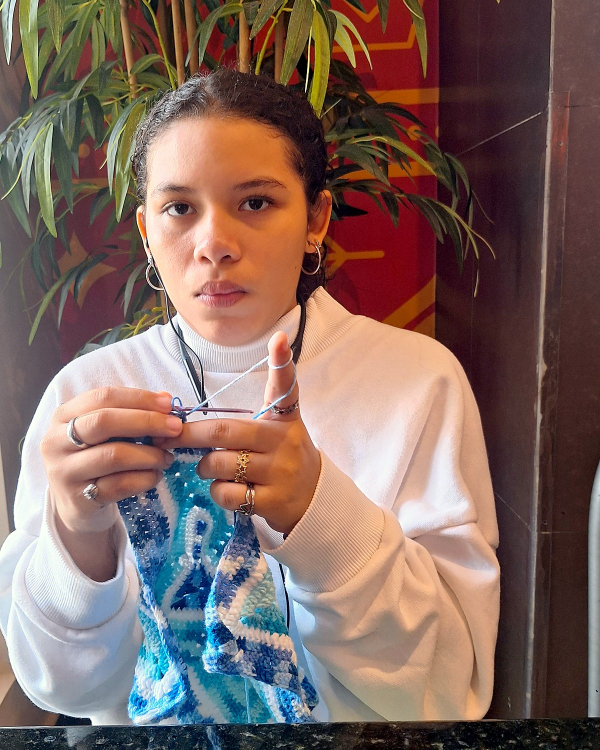
#> input picture src/content/gallery/galeria-01/galeria-01.jpg, 1200 x 1500 px (shown at 1/2 size)
$ python -i edit-gallery.py   (imports and definitions only)
#> lines starting #> are read from the running program, lines starting #| are printed output that depends on the picture
#> further down, picture is the input picture: PIL image 1200x1500 RGB; mean R, G, B 128.4, 103.7, 96.4
# One-shot photo editor for the "sobre mí" gallery.
# Crops each photo to 4:5 around a chosen focus (removing watermarks and edge distractions),
# then evens out exposure, contrast and color so the set looks consistent.
# Usage: python scripts/edit-gallery.py <source_dir> <out_dir>
import math
import sys
from pathlib import Path

import pillow_heif
from PIL import Image, ImageEnhance, ImageFilter, ImageOps, ImageStat

# [1 line not run here, left out]

OUT_W, OUT_H = 1200, 1500  # 4:5

# file, (center x, center y, crop width) as fractions of the oriented photo, output name
PHOTOS = [
    ('20240511_124816.heic', (0.56, 0.48, 0.74), 'galeria-01'),
    ('20241110_185905.jpg', (0.50, 0.52, 1.00), 'galeria-02'),
    ('20241120_095023.jpg', (0.50, 0.66, 1.00), 'galeria-03'),
    ('IMG_20241212_104932.jpg', (0.40, 0.50, 0.52), 'galeria-04'),
    ('20250803_141157.jpg', (0.50, 0.60, 1.00), 'galeria-05'),
    ('IMG_20250927_100807_136.jpg', (0.50, 0.55, 0.90), 'galeria-06'),
    ('20260614_203032.jpg', (0.40, 0.56, 0.58), 'galeria-07'),
    ('20260808_154555.jpg', (0.45, 0.52, 0.75), 'galeria-08'),
    ('WhatsApp Image 2026-11-08 at 10.41.39 (1).jpeg', (0.37, 0.436, 0.523), 'galeria-09'),
    ('WhatsApp Image 2026-11-08 at 10.41.39.jpeg', (0.50, 0.44, 0.85), 'galeria-10'),
    ('WhatsApp Image 2026-11-08 at 10.41.40 (1).jpeg', (0.50, 0.50, 0.85), 'galeria-11'),
    ('WhatsApp Image 2026-11-08 at 10.41.40.jpeg', (0.55, 0.55, 0.70), 'galeria-12'),
]


def crop_45(img: Image.Image, cx: float, cy: float, wf: float) -> Image.Image:
    w, h = img.size
    cw = wf * w
    ch = cw * 5 / 4
    if ch > h:  # too tall for this photo: shrink keeping 4:5
        ch = h
        cw = ch * 4 / 5
    left = min(max(cx * w - cw / 2, 0), w - cw)
    top = min(max(cy * h - ch / 2, 0), h - ch)
    return img.crop((round(left), round(top), round(left + cw), round(top + ch)))


def grade(img: Image.Image) -> Image.Image:
    img = ImageOps.autocontrast(img, cutoff=(0.5, 0.1), preserve_tone=True)
    # Gamma curve toward a common midtone: lifts dark photos without clipping highlights.
    lum = ImageStat.Stat(img.convert('L')).mean[0] / 255
#> lum = 0.425
    gamma = min(max(math.log(0.46) / math.log(min(max(lum, 0.05), 0.95)), 0.7), 1.15)
#> gamma = 0.908
    img = img.point(lambda v: round(255 * (v / 255) ** gamma))
    img = ImageEnhance.Contrast(img).enhance(1.04)
    img = ImageEnhance.Color(img).enhance(1.08)
    # Gentle warm tone shared by the whole set.
    r, g, b = img.split()
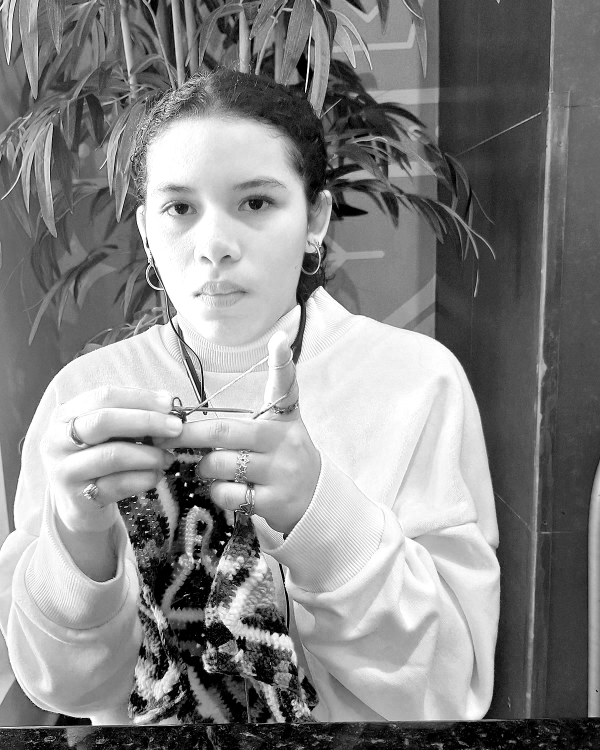
#> r: PIL image 1200x1500 L (shown at 1/2 size); min 0, max 255, mean 134.6
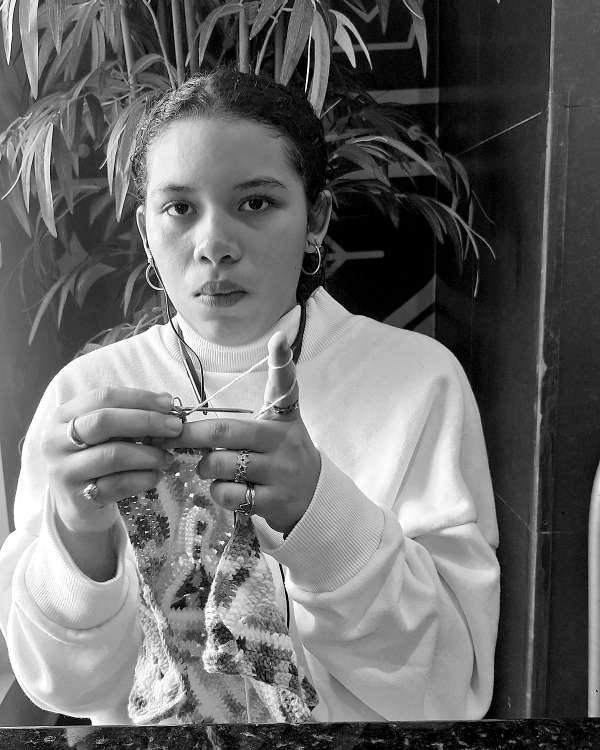
#> g: PIL image 1200x1500 L (shown at 1/2 size); min 0, max 255, mean 106.8
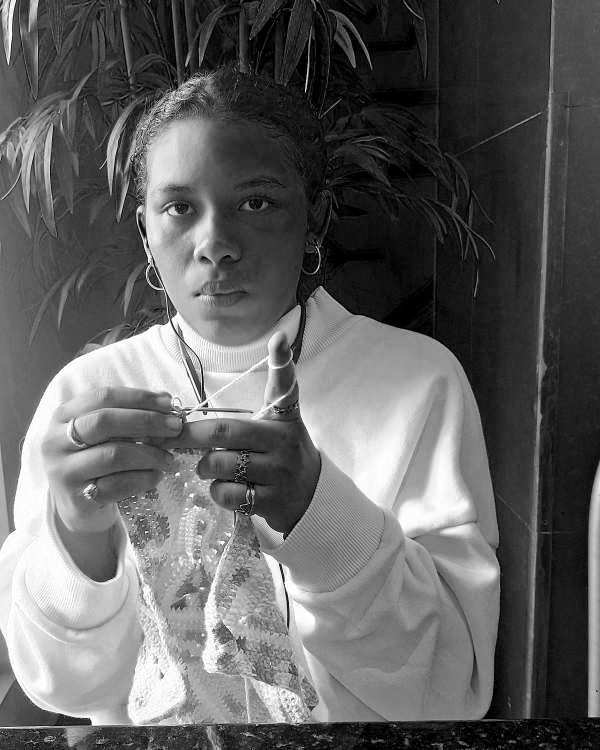
#> b: PIL image 1200x1500 L (shown at 1/2 size); min 0, max 255, mean 98.5
    r = r.point(lambda v: min(255, round(v * 1.035)))
    b = b.point(lambda v: round(v * 0.965))
    img = Image.merge('RGB', (r, g, b))
    return img.filter(ImageFilter.UnsharpMask(radius=1.2, percent=60, threshold=3))


def main(src: str, out: str) -> None:
    Path(out).mkdir(parents=True, exist_ok=True)
    for name, (cx, cy, wf), slug in PHOTOS:
        img = ImageOps.exif_transpose(Image.open(Path(src) / name)).convert('RGB')
        img = crop_45(img, cx, cy, wf).resize((OUT_W, OUT_H), Image.LANCZOS)
        grade(img).save(Path(out) / f'{slug}.jpg', 'JPEG', quality=86, optimize=True, progressive=True)
        print(slug, name)


# [2 lines not run here, left out]

>>> from PIL import Image
>>> picture = Image.open('../src/content/gallery/galeria-01/galeria-01.jpg')
>>> result = grade(picture)

$ run again, on src/content/gallery/galeria-02/galeria-02.jpg
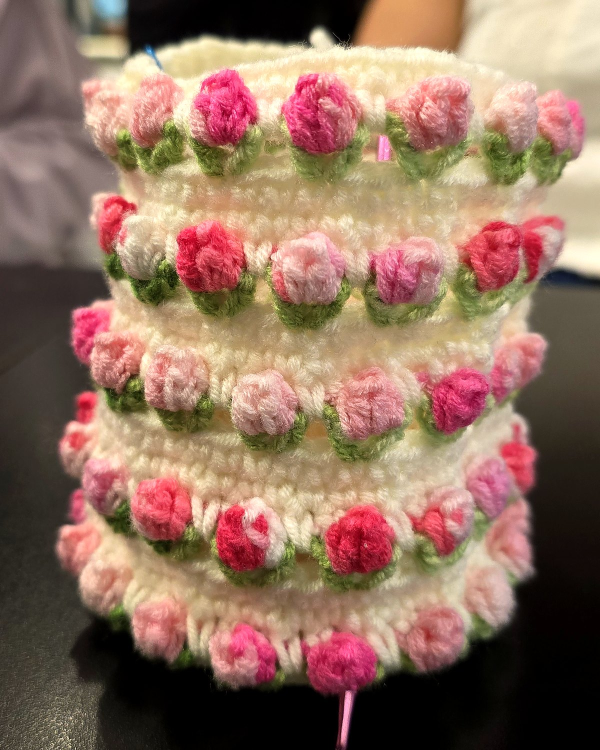
#> input picture src/content/gallery/galeria-02/galeria-02.jpg, 1200 x 1500 px (shown at 1/2 size)
#> picture is the input picture: PIL image 1200x1500 RGB; mean R, G, B 145.1, 112.6, 95.2
#> lum = 0.477
#> gamma = 1.05
#> in grade, `r, g, b = img.split()`:
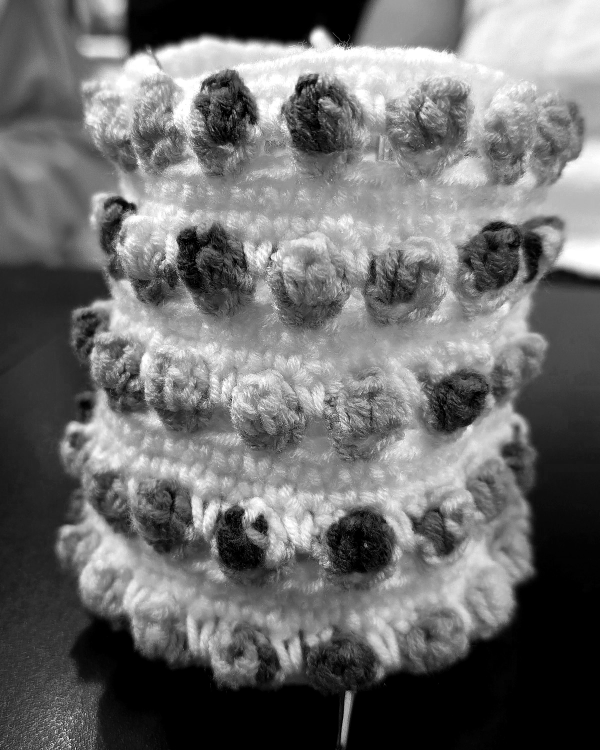
#> g: PIL image 1200x1500 L (shown at 1/2 size); min 0, max 255, mean 109.3
#> in grade, `r, g, b = img.split()`:
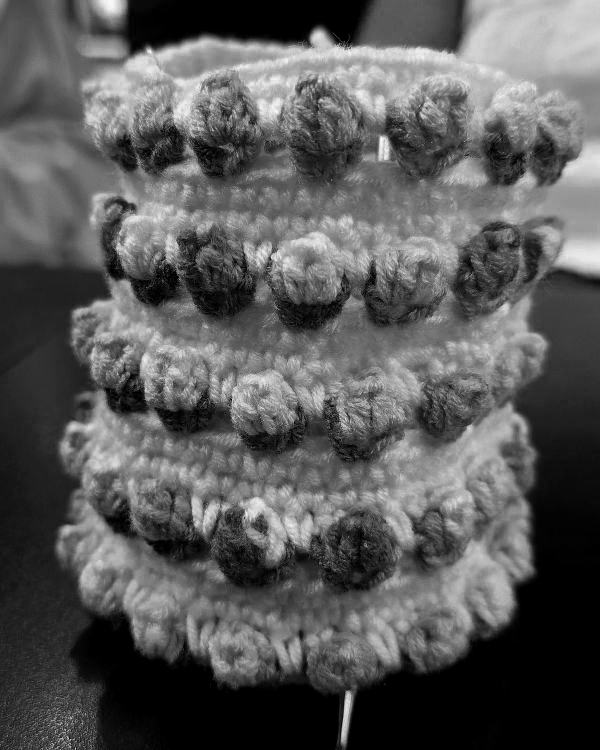
#> b: PIL image 1200x1500 L (shown at 1/2 size); min 0, max 255, mean 89.3

$ run again, on src/content/gallery/galeria-03/galeria-03.jpg
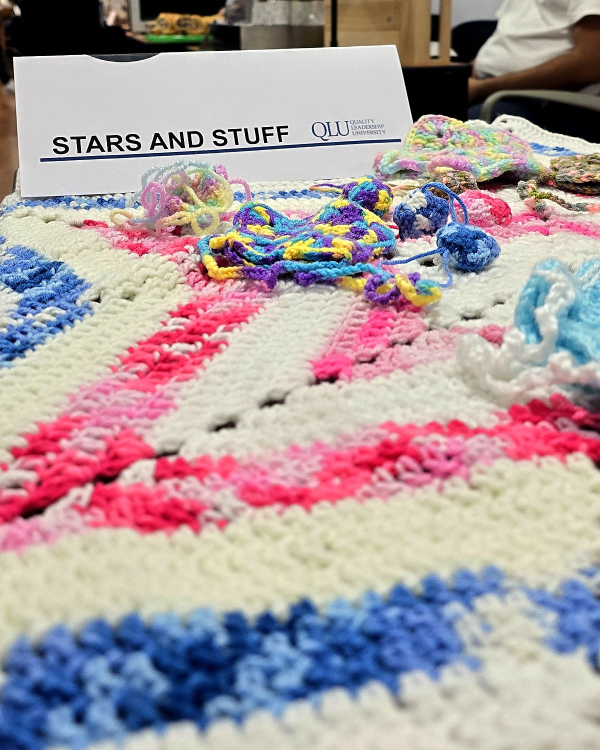
#> input picture src/content/gallery/galeria-03/galeria-03.jpg, 1200 x 1500 px (shown at 1/2 size)
#> picture is the input picture: PIL image 1200x1500 RGB; mean R, G, B 172.4, 156.8, 160.8
#> lum = 0.635
#> gamma = 1.15
#> in grade, `r, g, b = img.split()`:
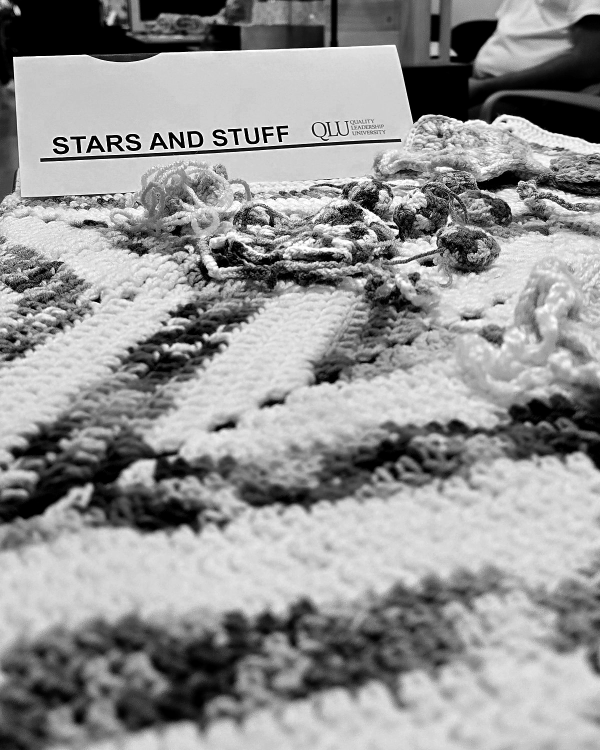
#> g: PIL image 1200x1500 L (shown at 1/2 size); min 0, max 255, mean 147.7
#> in grade, `r, g, b = img.split()`:
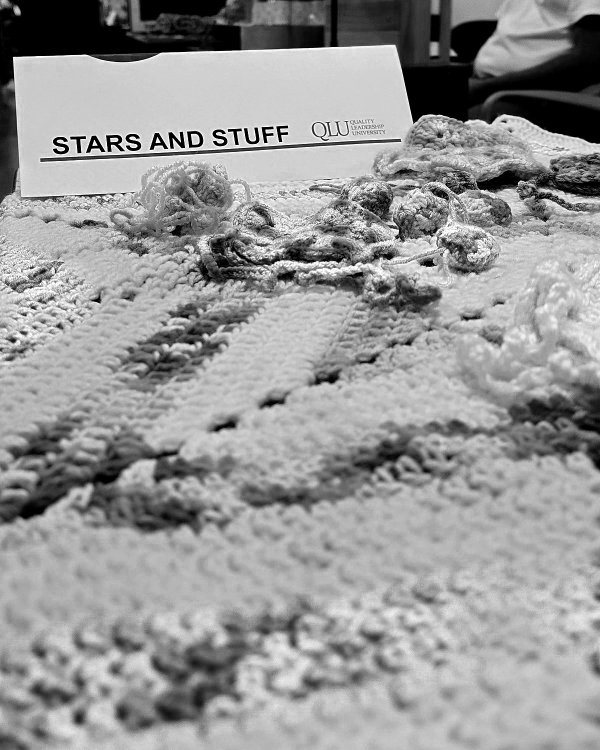
#> b: PIL image 1200x1500 L (shown at 1/2 size); min 0, max 255, mean 151.4
